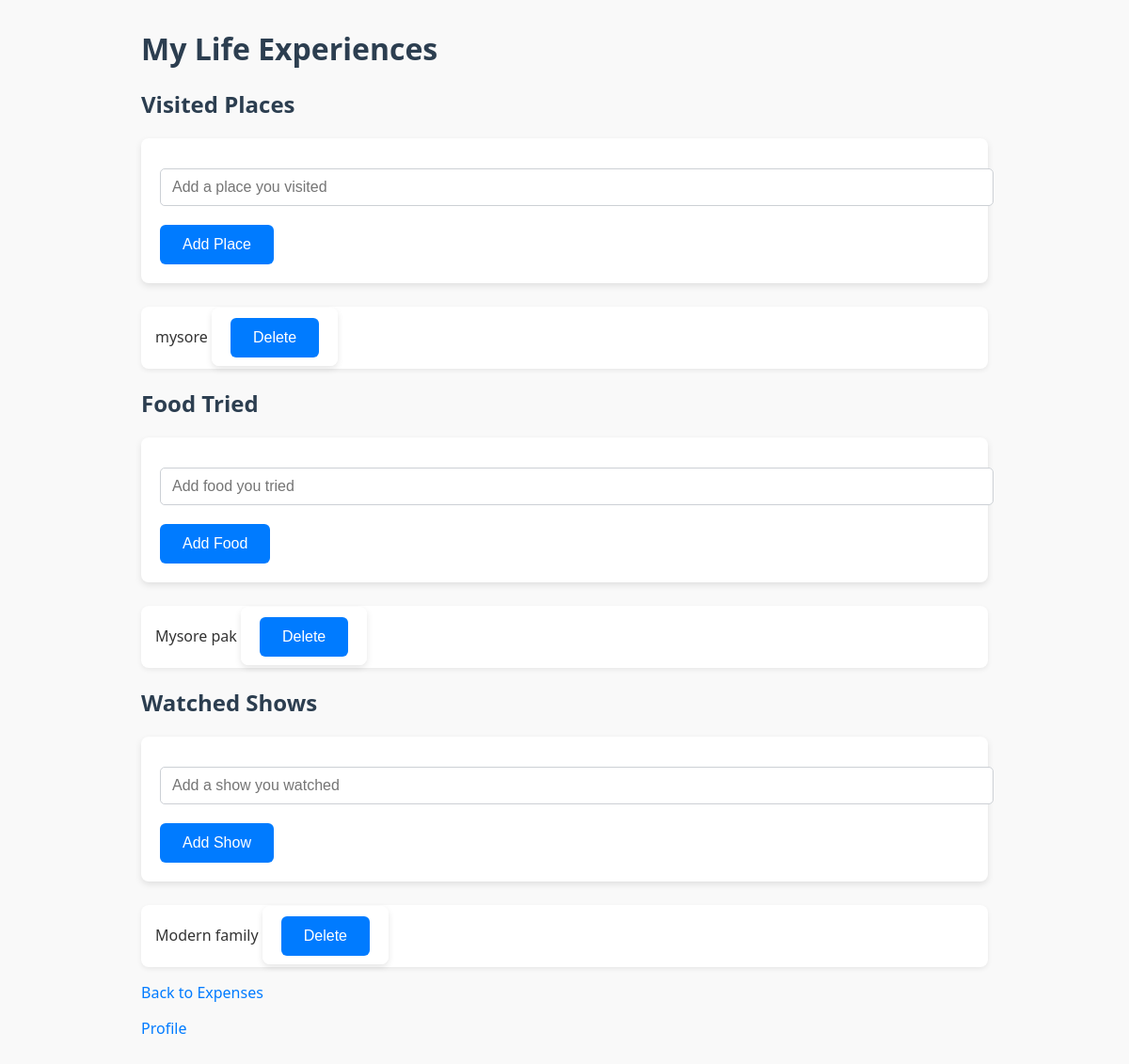
The app's page /experiences (signed in), older data.
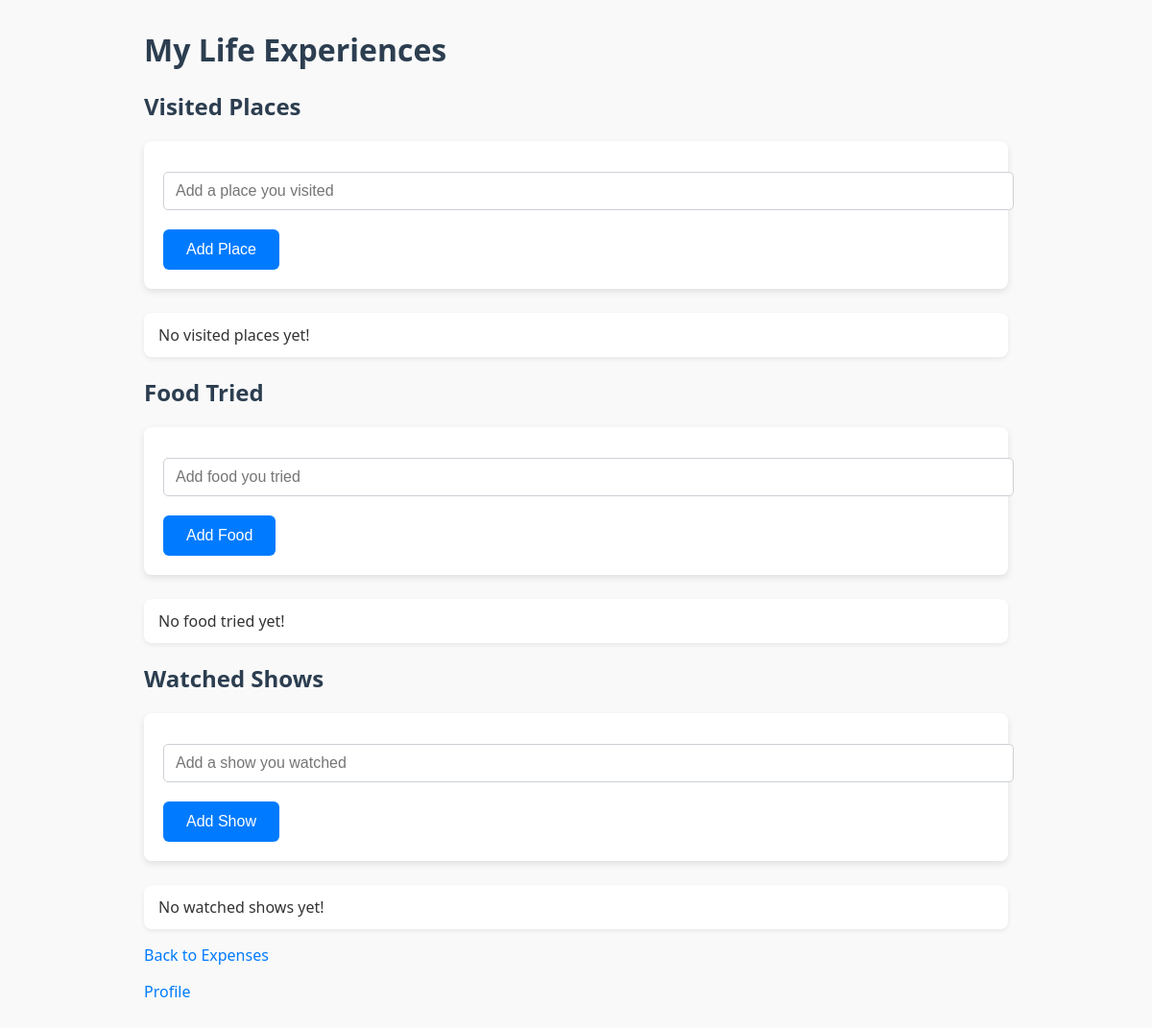
The same page, newer data.
### app.py (models this page shows)
class VisitedPlace(db.Model):
    id = db.Column(db.Integer, primary_key=True)
    name = db.Column(db.String(100))
    user_id = db.Column(db.Integer, db.ForeignKey('user.id'), nullable=False)

class FoodTried(db.Model):
    id = db.Column(db.Integer, primary_key=True)
    name = db.Column(db.String(100))
    user_id = db.Column(db.Integer, db.ForeignKey('user.id'), nullable=False)

class WatchedShow(db.Model):
    id = db.Column(db.Integer, primary_key=True)
    name = db.Column(db.String(100))
    user_id = db.Column(db.Integer, db.ForeignKey('user.id'), nullable=False)

### app.py (the view)
@app.route('/experiences')
@login_required
def experiences():
    page = request.args.get('page', 1, type=int)
    per_page = 5
    places_pagination = VisitedPlace.query.filter_by(user_id=current_user.id).paginate(page=page, per_page=per_page)
    foods_pagination = FoodTried.query.filter_by(user_id=current_user.id).paginate(page=page, per_page=per_page)
    shows_pagination = WatchedShow.query.filter_by(user_id=current_user.id).paginate(page=page, per_page=per_page)
    return render_template('experiences.html',
                           places=places_pagination.items,
                           foods=foods_pagination.items,
                           shows=shows_pagination.items,
                           places_pagination=places_pagination,
                           foods_pagination=foods_pagination,
                           shows_pagination=shows_pagination)

### app.py (called while the page is built)
@login_manager.user_loader
def load_user(user_id):
    return User.query.get(int(user_id))

### templates/experiences.html (shortened to what this page needs)
<!DOCTYPE html>
<html>
<head>
    <link rel="stylesheet" href="{{ url_for('static', filename='styles.css') }}">
</head>
<body>
    <h1>My Life Experiences</h1>
    <h2>Visited Places</h2>
    <form action="{{ url_for('add_visited_place') }}" method="post">
        <input type="text" name="name" placeholder="Add a place you visited" required>
        <button type="submit">Add Place</button>
    </form>
    <ul>
        {% for place in places %}
            <li>
                {{ place.name }}
                <form action="{{ url_for('delete_visited_place', id=place.id) }}" method="post" style="display:inline;">
                    <button type="submit">Delete</button>
                </form>
            </li>
        {% else %}
            <li>No visited places yet!</li>
        {% endfor %}
    </ul>
    <h2>Food Tried</h2>
    <form action="{{ url_for('add_food_tried') }}" method="post">
        <input type="text" name="name" placeholder="Add food you tried" required>
        <button type="submit">Add Food</button>
    </form>
    <ul>
        {% for food in foods %}
            <li>
                {{ food.name }}
                <form action="{{ url_for('delete_food_tried', id=food.id) }}" method="post" style="display:inline;">
                    <button type="submit">Delete</button>
                </form>
            </li>
        {% else %}
            <li>No food tried yet!</li>
        {% endfor %}
    </ul>
    <h2>Watched Shows</h2>
    <form action="{{ url_for('add_watched_show') }}" method="post">
        <input type="text" name="name" placeholder="Add a show you watched" required>
        <button type="submit">Add Show</button>
    </form>
    <ul>
        {% for show in shows %}
            <li>
                {{ show.name }}
                <form action="{{ url_for('delete_watched_show', id=show.id) }}" method="post" style="display:inline;">
                    <button type="submit">Delete</button>
                </form>
            </li>
        {% else %}
            <li>No watched shows yet!</li>
        {% endfor %}
    </ul>
    <p><a href="{{ url_for('home') }}">Back to Expenses</a></p>
    <p><a href="{{ url_for('profile') }}">Profile</a></p>
<link rel="stylesheet" href="{{ url_for('static', filename='styles.css') }}">
</body>
</html>

Row changes from the older to the newer data that the page shows:
removed VisitedPlace: name "mysore"
removed FoodTried: name "Mysore pak"
removed WatchedShow: name "Modern family"
Text that changed along with them:
text now shown: "No visited places yet! No food tried yet! No watched shows yet!"
